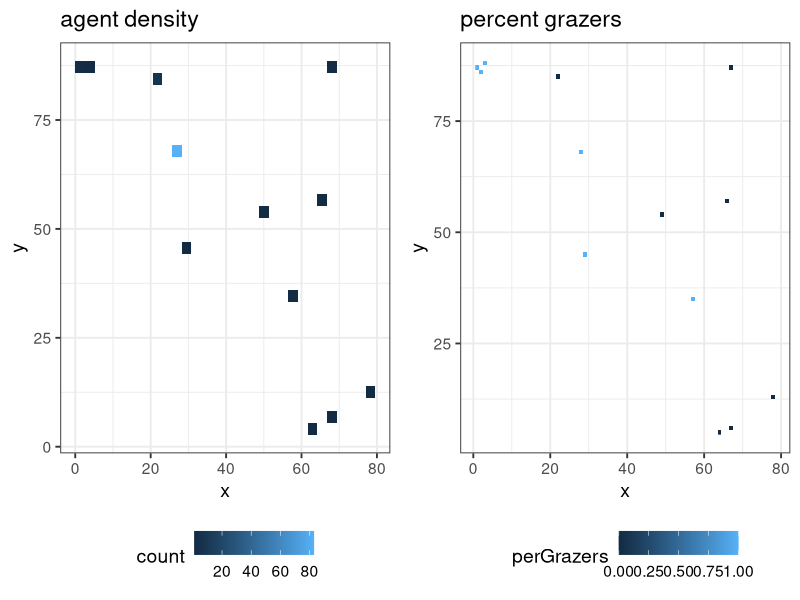

Write the R code that produced this figure.
library(ggplot2)
library(dplyr)
setwd("~/habitat-ABM/")
agents <- read.csv("output.csv")
theme_set(theme_bw(14))

length(agents$AgentID) == length(unique(agents$AgentID))

agentDensity <- ggplot(agents, aes(x=x, y=y)) + 
  stat_bin_2d(aes(fill=..count..)) + 
  labs(title="agent density") + 
  theme(legend.position = "bottom")

fossilProp <- agents %>% 
  group_by(x, y) %>%
  mutate(cellCount = n()) %>%
  summarize(perGrazers = unique(sum(habitat_preference == "Grassland")/cellCount))

perGrazers <- ggplot(fossilProp, aes(x,y,fill=perGrazers)) + 
  geom_raster() + 
  labs(title="percent grazers") + 
  theme(legend.position = "bottom")

gridExtra::grid.arrange(agentDensity,perGrazers, ncol=2)
